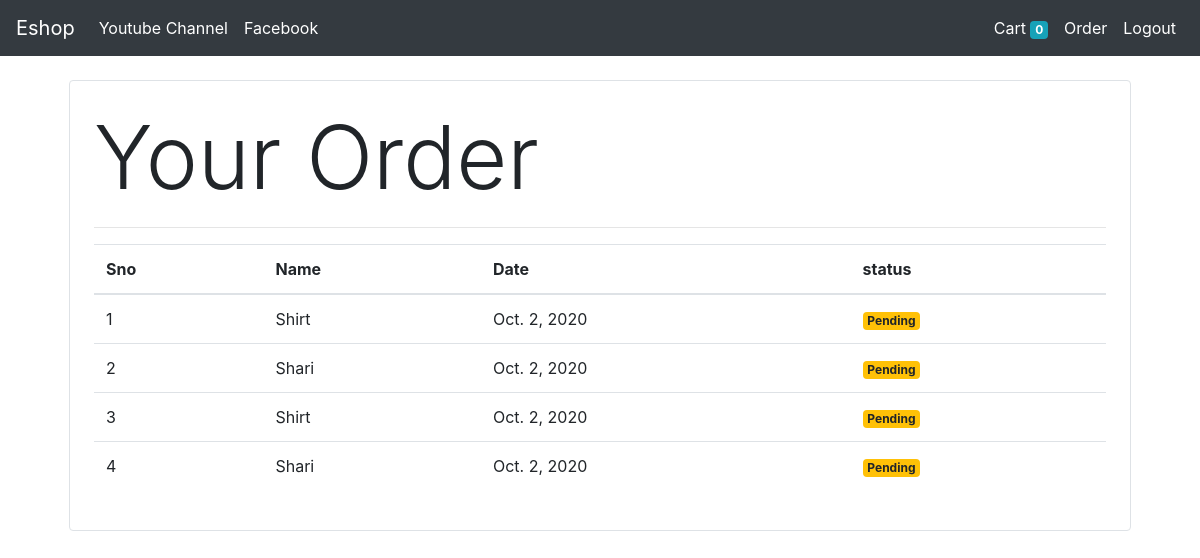
Screenshot of /order (signed in) with the database file from the repository.
### store/models/order.py (models this page shows)
class Order(models.Model):
    product=models.ForeignKey(Product, on_delete=models.CASCADE)
    customer=models.IntegerField()
    quantity=models.IntegerField(default=1)
    address=models.CharField(max_length=300)
    phone=models.CharField(max_length=15)
    price=models.IntegerField(default=0)
    name = models.CharField(max_length=300, default="")
    date=models.DateField(default=datetime.datetime.today)
    stutas=models.BooleanField(default=False)
    @staticmethod
    def get_product_by_customer_id(customer_id):
        return Order.objects.filter(customer=customer_id)

### store/views.py (the view)
# urls.py: path('order', views.order , name='order'),
def order(request):
    if request.method=="GET":
        customer_id=request.session.get('customer_id')
        allproduct=Order.get_product_by_customer_id(customer_id)
        dddddd={'allproddss': allproduct}
        return render(request, 'order.html', dddddd)

### store/templates/order.html
{% extends 'basic.html' %}
{% block body %}
{% load cart %}
<div class="container">
	<div class="border rounded p-4 m-4">
        <p class="display-2">Your Order</p>
        <hr>
        <table class="table">
  <thead>
    <tr>
		<th>Sno</th>
      <th>Name</th>
      <th>Date</th>
      <th>status</th>
    </tr>
  </thead>
  <tbody>
  {% for i in allproddss %}
    <tr>
    	<td>{{forloop.counter}}</td>
      <td>{{i.name}}</td>
      <td>{{i.date}}</td>
      {% if i.stutas %}
      <td><small class="badge badge-success">Completed</small></td>
      {% else %}
      <td><small class="badge badge-warning">Pending</small></td>
      {% endif %}
    </tr>
  {% endfor %}
  </tbody>
</table>
	</div>
</div>
{% endblock %}

### rows the page displays
Order: name "Shirt", date "Oct. 2, 2020", stutas "Pending"
Order: name "Shari", date "Oct. 2, 2020", stutas "Pending"
Order: name "Shirt", date "Oct. 2, 2020", stutas "Pending"
Order: name "Shari", date "Oct. 2, 2020", stutas "Pending"

### other values shown
{{ request.session.cart|length }} "0"
